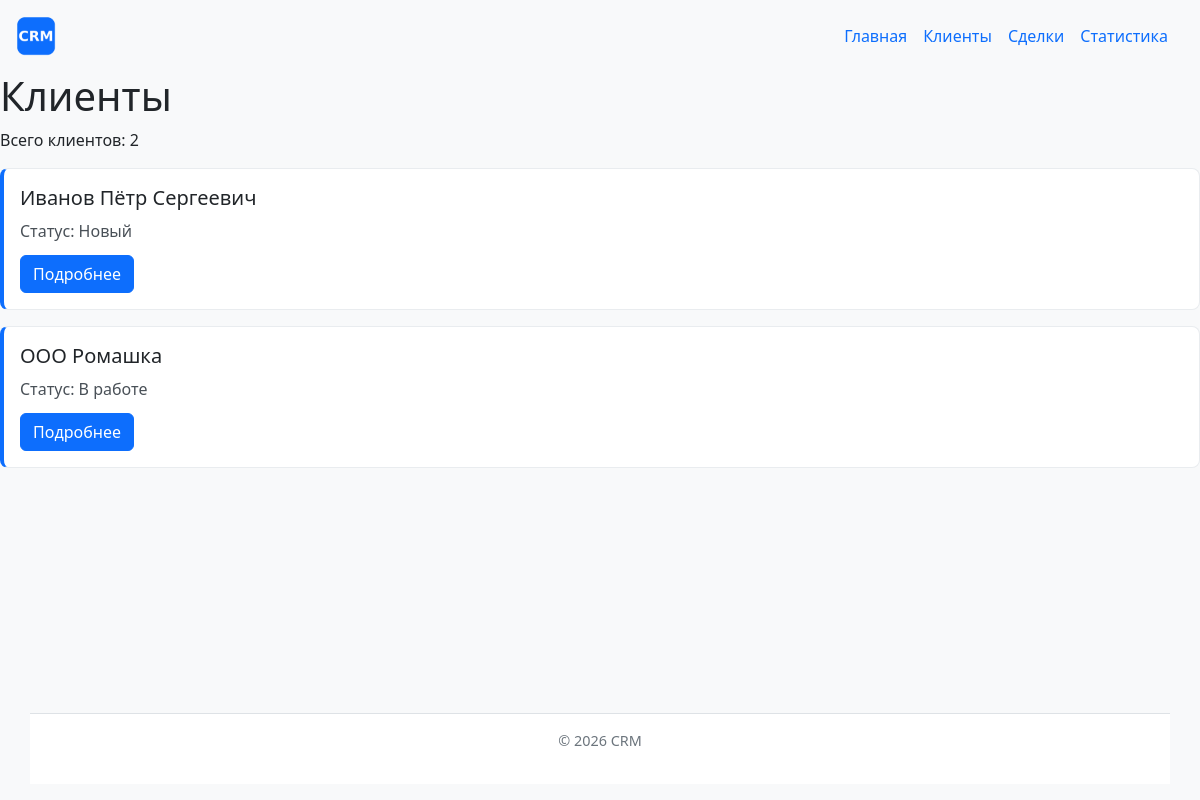
/clients/, run on the app's committed database.
### clients/views.py (the view)
# urls.py: path("", views.clients_list, name="list"),
def clients_list(request):
    conn = get_connection()
    try:
        clients = conn.execute(
            "SELECT id, name, status, created FROM clients ORDER BY name"
        ).fetchall()
    finally:
        conn.close()
    return render(request, "clients/client_list.html", {"clients": clients})

### db/database.py (called while the page is built)
def get_connection():
    conn = sqlite3.connect(DB_PATH)
    conn.row_factory = sqlite3.Row
    conn.execute("PRAGMA foreign_keys = ON")
    return conn

### clients/templates/clients/client_list.html (shortened to what this page needs)
{% extends "base.html" %}
{% block content %}
    <h1>Клиенты</h1>
    <p>
        Всего клиентов: {{ clients|length }}
    </p>
    {% for client in clients %}
        {% include "clients/includes/client_card.html" %}
    {% empty %}
        <p>Клиенты не найдены.</p>
    {% endfor %}
{% endblock %}

### clients/templates/clients/includes/client_card.html
<article class="card client-card mb-3">
    <div class="card-body">
        <h2 class="card-title">
            {{ client.name|default:"Без названия" }}
        </h2>
        <p class="card-text">
            Статус: {{ client.status }}
        </p>
        <a
            href="{% url 'clients:detail' client.id %}"
            class="btn btn-primary"
        >
            Подробнее
        </a>
    </div>
</article>

### homepage/static/homepage/css/style.css (style rules this page uses)
*, *::before, *::after { box-sizing: border-box; }
html, body { height: 100%; }
body { display: flex; flex-direction: column; min-height: 100vh; margin: 0; background-color: #f8f9fa; font-family: system-ui, -apple-system, "Segoe UI", Roboto, sans-serif; }
.client-card { border: 1px solid #e9ecef; border-left: 4px solid #0d6efd; border-radius: 8px; background-color: #fff; transition: box-shadow 0.2s ease, transform 0.2s ease; }
.client-card .card-title { font-size: 1.25rem; line-height: 1.3; margin-bottom: 0.5rem; word-break: break-word; }
.client-card .card-text { color: #495057; line-height: 1.5; margin-bottom: 0.75rem; }

### data on the page
clients: name "Иванов Пётр Сергеевич", status "Новый"
clients: name "ООО Ромашка", status "В работе"

### other printed values
{{ clients|length }} "2"
